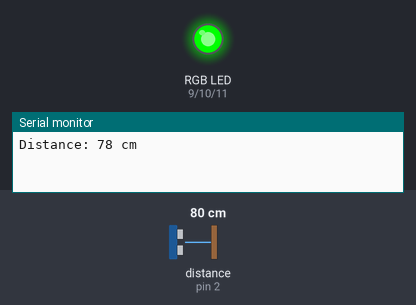
A sketch run on a simulated Arduino Uno, built with avr-gcc and run on an emulated ATmega328P. Parts: an RGB LED mixed from three pins (HIGH = lit), the last lines printed to the serial monitor. Wiring (inferred from the names in the program): ultrasonic range finder: trigger pin 3; echo pin 2. Dashed ring = blinking. The test bench sets the inputs (shaded band); at power-on: distance to the obstacle (sensor on pin 2) 80 cm. The echo pulse lasts 58.3 µs per cm; pins used as bus, display or sensor lines are not drawn.

Above: at 4.1 s.
4.2 s: distance to the obstacle (sensor on pin 2) set to 23 cm
8.4 s: distance to the obstacle (sensor on pin 2) set to 18 cm
At 9.03 s:
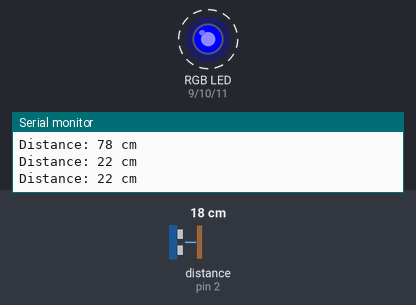
12.9 s: distance to the obstacle (sensor on pin 2) set to 12 cm
At 13.38 s:
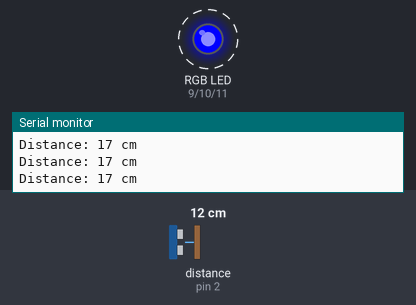
17.1 s: distance to the obstacle (sensor on pin 2) set to 9 cm
At 17.84 s:
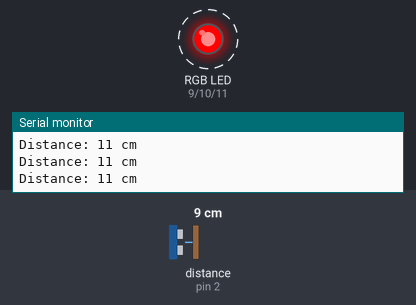
21.3 s: distance to the obstacle (sensor on pin 2) set to 35 cm
At 22.7 s:
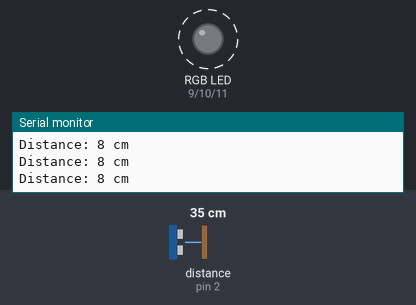
25.9 s: distance to the obstacle (sensor on pin 2) set to 17 cm
At 26.26 s:
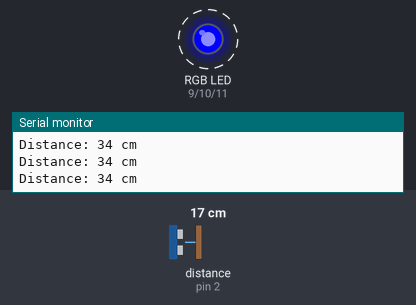
Timing chart, 0 to 31.1 s (numbered marks = the images above; inputs shaded):
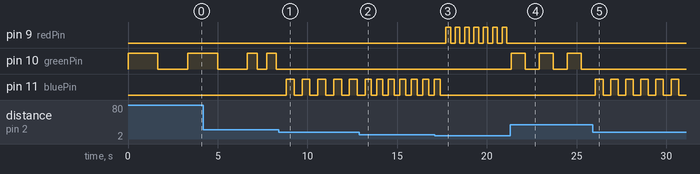

Measured:
- the behaviour switches between 21 and 20 cm on distance to the obstacle (sensor on pin 2) (found by bisection; images 0 and 1)
- the behaviour switches between 11 and 10 cm on distance to the obstacle (sensor on pin 2) (found by bisection; images 2 and 3)
- after the input at 8.4 s, pin 10 (greenPin): stops changing and stays LOW; pin 11 (bluePin): alternates HIGH for 0.44 s and LOW for 0.44 s, starting after 0.42 s
- after the input at 12.9 s, pin 11 (bluePin): alternates HIGH for 0.32 s and LOW for 0.32 s, starting after 0.65 s
- after the input at 17.1 s, pin 9 (redPin): alternates HIGH for 0.26 s and LOW for 0.26 s, starting after 0.62 s; pin 11 (bluePin): goes on until 17.4 s, then stays LOW
- after the input at 21.3 s, pin 9 (redPin): stops changing and stays LOW; pin 10 (greenPin): alternates HIGH for 0.78 s and LOW for 0.78 s, starting after 0.07 s
- after the input at 25.9 s, pin 10 (greenPin): stops changing and stays LOW; pin 11 (bluePin): alternates HIGH for 0.42 s and LOW for 0.42 s, starting after 0.16 s

The sketch:

P4SE_P01.ino
```cpp
// Definición de los pines para el sensor ultrasónico y el LED RGB
#define trigPin 3
#define echoPin 2
#define redPin 9
#define greenPin 10
#define bluePin 11

// Variables para el tiempo y la distancia
long duration;
int distance;

// Variables para los colores
int redValue = 0;
int greenValue = 0;
int blueValue = 0;

void setup() {
  // Configuración de los pines
  pinMode(trigPin, OUTPUT);
  pinMode(echoPin, INPUT);
  pinMode(redPin, OUTPUT);
  pinMode(greenPin, OUTPUT);
  pinMode(bluePin, OUTPUT);

  // Comunicación serial para la depuración
  Serial.begin(9600);
}

void loop() {
  // Generación del pulso de disparo para el sensor ultrasónico
  digitalWrite(trigPin, LOW);
  delayMicroseconds(2);
  digitalWrite(trigPin, HIGH);
  delayMicroseconds(10);
  digitalWrite(trigPin, LOW);

  // Lectura del tiempo de eco del sensor ultrasónico
  duration = pulseIn(echoPin, HIGH);

  // Cálculo de la distancia en centímetros
  distance = duration * 0.034 / 2;

  // Ajuste del color del LED RGB en función de la distancia medida
  if (distance >= 20) {
    // Verde si la distancia es mayor o igual a 20 cm
    redValue = 0;
    greenValue = 255;
    blueValue = 0;
  } else if (distance < 20 && distance >= 10) {
    // Azul si la distancia es menor a 20 cm y mayor o igual a 10 cm
    redValue = 0;
    greenValue = 0;
    blueValue = 255;
  } else {
    // Rojo si la distancia es menor a 10 cm
    redValue = 255;
    greenValue = 0;
    blueValue = 0;
  }

  // Ajuste de la velocidad del parpadeo del LED RGB en función de la distancia medida
  int blinkSpeed = map(distance, 0, 20, 100, 500);

  // Parpadeo del LED RGB
  analogWrite(redPin, redValue);
  analogWrite(greenPin, greenValue);
  analogWrite(bluePin, blueValue);
  delay(blinkSpeed);
  analogWrite(redPin, 0);
  analogWrite(greenPin, 0);
  analogWrite(bluePin, 0);
  delay(blinkSpeed);

  // Impresión de la distancia en la consola serial
  Serial.print("Distance: ");
  Serial.print(distance);
  Serial.println(" cm");
}
```
